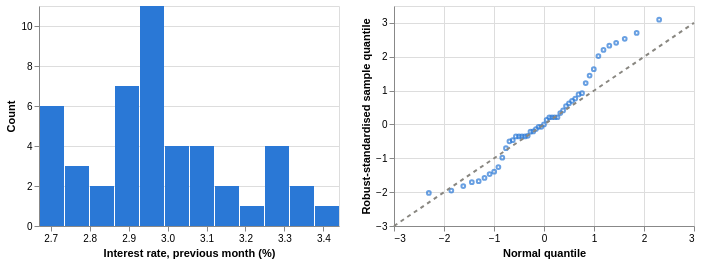

Source (notebook cell):
### Markdown cell above
### B.2 Explore Feature of Interest `interest_rate`

### Code cell
# Complementary load: how balances moved, month by month, across all accounts
balances = pd.read_csv(at.folder_path / "account_balance_history.csv",
                       usecols=["account_id", "balance_date", "balance"])
account_months, monthly = monthly_mean_change(balances, "account_id", "balance_date", "balance")
table = monthly.merge(lagged_indicators(df, "economic_date", INDICATORS, LAG_MONTHS), on="month", how="inner")
table["month_label"] = table["month"].astype(str)
print("Months with a balance change and a lagged indicator:", len(table),
      "| from", table["month_label"].iloc[0], "to", table["month_label"].iloc[-1])

distribution_charts(table["interest_rate"], "Interest rate, previous month (%)", 12, 0)

### Figure 1 — Vega-Lite specification as saved in the notebook (floating-point values rounded to 4 significant figures)
{"config": {"view": {"continuousWidth": 300, "continuousHeight": 300}}, "hconcat": [{"data": {"name": "data-11b85e2cffd01ebb4538fc23668df3e8"}, "mark": {"type": "bar", "color": "#2a78d6"}, "encoding": {"x": {"bin": "binned", "field": "start", "title": "Interest rate, previous month (%)", "type": "quantitative"}, "x2": {"field": "end"}, "y": {"field": "count", "title": "Count", "type": "quantitative"}}, "height": 220, "width": 300}, {"layer": [{"data": {"name": "data-97f1571857ef31f424b2166b9f9d4377"}, "mark": {"type": "point", "color": "#2a78d6", "size": 14}, "encoding": {"x": {"field": "theoretical", "title": "Normal quantile", "type": "quantitative"}, "y": {"field": "sample", "title": "Robust-standardised sample quantile", "type": "quantitative"}}}, {"data": {"name": "data-77c6682495c4b8b15ae5b12ce2242a61"}, "mark": {"type": "line", "color": "#898781", "strokeDash": [4, 4]}, "encoding": {"x": {"field": "theoretical", "type": "quantitative"}, "y": {"field": "sample", "type": "quantitative"}}}], "height": 220, "width": 300}], "$schema": "https://vega.github.io/schema/vega-lite/v5.20.1.json", "datasets": {"data-11b85e2cffd01ebb4538fc23668df3e8": [{"start": 2.67, "end": 2.734, "count": 6}, {"start": 2.734, "end": 2.798, "count": 3}, {"start": 2.798, "end": 2.862, "count": 2}, {"start": 2.862, "end": 2.927, "count": 7}, {"start": 2.927, "end": 2.991, "count": 11}, {"start": 2.991, "end": 3.055, "count": 4}, {"start": 3.055, "end": 3.119, "count": 4}, {"start": 3.119, "end": 3.183, "count": 2}, {"start": 3.183, "end": 3.248, "count": 1}, {"start": 3.248, "end": 3.312, "count": 4}, {"start": 3.312, "end": 3.376, "count": 2}, {"start": 3.376, "end": 3.44, "count": 1}], "data-97f1571857ef31f424b2166b9f9d4377": [{"theoretical": -2.303, "sample": -2.024}, {"theoretical": -1.853, "sample": -1.955}, {"theoretical": -1.615, "sample": -1.822}, {"theoretical": -1.443, "sample": -1.704}, {"theoretical": -1.306, "sample": -1.675}, {"theoretical": -1.19, "sample": -1.579}, {"theoretical": -1.088, "sample": -1.465}, {"theoretical": -0.9962, "sample": -1.396}, {"theoretical": -0.9121, "sample": -1.258}, {"theoretical": -0.834, "sample": -0.9804}, {"theoretical": -0.7607, "sample": -0.7024}, {"theoretical": -0.6913, "sample": -0.497}, {"theoretical": -0.6251, "sample": -0.4638}, {"theoretical": -0.5615, "sample": -0.355}, {"theoretical": -0.5001, "sample": -0.355}, {"theoretical": -0.4405, "sample": -0.355}, {"theoretical": -0.3824, "sample": -0.355}, {"theoretical": -0.3257, "sample": -0.3369}, {"theoretical": -0.2699, "sample": -0.213}, {"theoretical": -0.215, "sample": -0.207}, {"theoretical": -0.1607, "sample": -0.1375}, {"theoretical": -0.1069, "sample": -0.071}, {"theoretical": -0.05336, "sample": -0.06949}, {"theoretical": 0.0, "sample": 0.0}, {"theoretical": 0.05336, "sample": 0.139}, {"theoretical": 0.1069, "sample": 0.21}, {"theoretical": 0.1607, "sample": 0.213}, {"theoretical": 0.215, "sample": 0.213}, {"theoretical": 0.2699, "sample": 0.213}, {"theoretical": 0.3257, "sample": 0.3369}, {"theoretical": 0.3824, "sample": 0.4154}, {"theoretical": 0.4405, "sample": 0.5438}, {"theoretical": 0.5001, "sample": 0.6254}, {"theoretical": 0.5615, "sample": 0.6949}, {"theoretical": 0.6251, "sample": 0.7644}, {"theoretical": 0.6913, "sample": 0.8867}, {"theoretical": 0.7607, "sample": 0.923}, {"theoretical": 0.834, "sample": 1.222}, {"theoretical": 0.9121, "sample": 1.446}, {"theoretical": 0.9962, "sample": 1.631}, {"theoretical": 1.088, "sample": 2.021}, {"theoretical": 1.19, "sample": 2.201}, {"theoretical": 1.306, "sample": 2.328}, {"theoretical": 1.443, "sample": 2.414}, {"theoretical": 1.615, "sample": 2.532}, {"theoretical": 1.853, "sample": 2.703}, {"theoretical": 2.303, "sample": 3.095}], "data-77c6682495c4b8b15ae5b12ce2242a61": [{"theoretical": -3, "sample": -3}, {"theoretical": 3, "sample": 3}]}}
